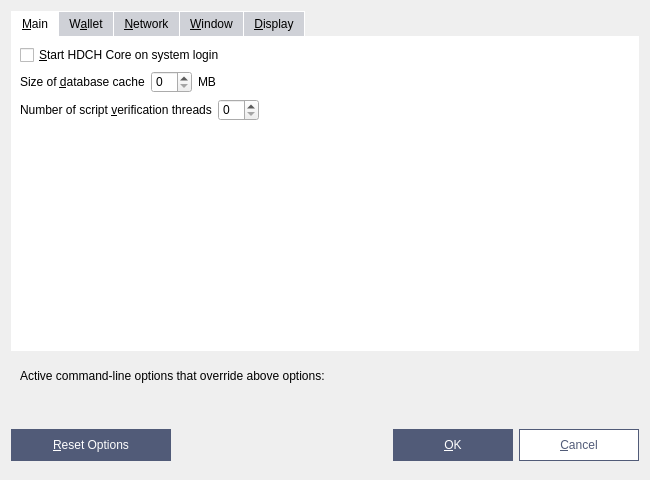
<?xml version="1.0" encoding="UTF-8"?>
<ui version="4.0">
 <class>OptionsDialog</class>
 <widget class="QDialog" name="OptionsDialog">
  <property name="geometry">
   <rect>
    <x>0</x>
    <y>0</y>
    <width>650</width>
    <height>480</height>
   </rect>
  </property>
  <property name="windowTitle">
   <string>Options</string>
  </property>
  <property name="styleSheet">
   <string notr="true">QPushButton:focus {
border:none;
outline:none;
}

QPushButton{
border:1px solid #515B78;
background-color:#fff;
color:#515B78;
text-align: center;
}

QLineEdit:focus{
border:none;
outline:none;
border:1px solid #515B78;
}
QTabWidget::pane {
    border:none;
    background: white;
}

QTabWidget::tab-bar:top {
    top: 0px;
}

QTabWidget::tab-bar:bottom {
    bottom: 0px;
}

QTabWidget::tab-bar:left {
    right: 1px;
}

QTabWidget::tab-bar:right {
    left: 1px;
}

QTabBar::tab {
	border-top: 1px solid white;
    border-left: 1px solid white;
	 border-right: 1px solid white;
}

QTabBar::tab:selected {
    background: white;
}

QTabBar::tab:!selected {
    background: rgba(81,91,120,0.20);
}

QTabBar::tab:!selected:hover {
    background: #999;
}

QTabBar::tab:top:!selected {
    margin-top: 0px;
}

QTabBar::tab:bottom:!selected {
    margin-bottom: 0px;
}

QTabBar::tab:top, QTabBar::tab:bottom {
    min-width: 8ex;
    margin-right: -1px;
    padding: 5px 10px 5px 10px;
}

QTabBar::tab:top:selected {
    border-bottom-color: none;
}

QTabBar::tab:bottom:selected {
    border-top-color: none;
}

QTabBar::tab:top:last, QTabBar::tab:bottom:last,
QTabBar::tab:top:only-one, QTabBar::tab:bottom:only-one {
    margin-right: 0;
}

QTabBar::tab:left:!selected {
    margin-right: 3px;
}

QTabBar::tab:right:!selected {
    margin-left: 3px;
}

QTabBar::tab:left, QTabBar::tab:right {
    min-height: 8ex;
    margin-bottom: -1px;
    padding: 10px 5px 10px 5px;
}

QTabBar::tab:left:selected {
    border-left-color: none;
}

QTabBar::tab:right:selected {
    border-right-color: none;
}

QTabBar::tab:left:last, QTabBar::tab:right:last,
QTabBar::tab:left:only-one, QTabBar::tab:right:only-one {
    margin-bottom: 0;
}</string>
  </property>
  <property name="modal">
   <bool>true</bool>
  </property>
  <layout class="QVBoxLayout" name="verticalLayout">
   <item>
    <widget class="QTabWidget" name="tabWidget">
     <property name="styleSheet">
      <string notr="true"/>
     </property>
     <property name="currentIndex">
      <number>0</number>
     </property>
     <widget class="QWidget" name="tabMain">
      <attribute name="title">
       <string>&amp;Main</string>
      </attribute>
      <layout class="QVBoxLayout" name="verticalLayout_Main">
       <item>
        <widget class="QCheckBox" name="bitcoinAtStartup">
         <property name="toolTip">
          <string>Automatically start HDCH Core after logging in to the system.</string>
         </property>
         <property name="text">
          <string>&amp;Start HDCH Core on system login</string>
         </property>
        </widget>
       </item>
       <item>
        <layout class="QHBoxLayout" name="horizontalLayout_2_Main">
         <item>
          <widget class="QLabel" name="databaseCacheLabel">
           <property name="text">
            <string>Size of &amp;database cache</string>
           </property>
           <property name="textFormat">
            <enum>Qt::PlainText</enum>
           </property>
           <property name="buddy">
            <cstring>databaseCache</cstring>
           </property>
          </widget>
         </item>
         <item>
          <widget class="QSpinBox" name="databaseCache"/>
         </item>
         <item>
          <widget class="QLabel" name="databaseCacheUnitLabel">
           <property name="text">
            <string>MB</string>
           </property>
           <property name="textFormat">
            <enum>Qt::PlainText</enum>
           </property>
          </widget>
         </item>
         <item>
          <spacer name="horizontalSpacer_2_Main">
           <property name="orientation">
            <enum>Qt::Horizontal</enum>
           </property>
           <property name="sizeHint" stdset="0">
            <size>
             <width>40</width>
             <height>20</height>
            </size>
           </property>
          </spacer>
         </item>
        </layout>
       </item>
       <item>
        <layout class="QHBoxLayout" name="horizontalLayout_3_Main">
         <item>
          <widget class="QLabel" name="threadsScriptVerifLabel">
           <property name="text">
            <string>Number of script &amp;verification threads</string>
           </property>
           <property name="textFormat">
            <enum>Qt::PlainText</enum>
           </property>
           <property name="buddy">
            <cstring>threadsScriptVerif</cstring>
           </property>
          </widget>
         </item>
         <item>
          <widget class="QSpinBox" name="threadsScriptVerif">
           <property name="toolTip">
            <string>(0 = auto, &lt;0 = leave that many cores free)</string>
           </property>
          </widget>
         </item>
         <item>
          <spacer name="horizontalSpacer_3_Main">
           <property name="orientation">
            <enum>Qt::Horizontal</enum>
           </property>
           <property name="sizeHint" stdset="0">
            <size>
             <width>40</width>
             <height>20</height>
            </size>
           </property>
          </spacer>
         </item>
        </layout>
       </item>
       <item>
        <spacer name="verticalSpacer_Main">
         <property name="orientation">
          <enum>Qt::Vertical</enum>
         </property>
         <property name="sizeHint" stdset="0">
          <size>
           <width>20</width>
           <height>40</height>
          </size>
         </property>
        </spacer>
       </item>
      </layout>
     </widget>
     <widget class="QWidget" name="tabWallet">
      <attribute name="title">
       <string>W&amp;allet</string>
      </attribute>
      <layout class="QVBoxLayout" name="verticalLayout_Wallet">
       <item>
        <widget class="QGroupBox" name="groupBox">
         <property name="title">
          <string>Expert</string>
         </property>
         <layout class="QVBoxLayout" name="verticalLayout_2">
          <item>
           <widget class="QCheckBox" name="coinControlFeatures">
            <property name="toolTip">
             <string>Whether to show coin control features or not.</string>
            </property>
            <property name="text">
             <string>Enable coin &amp;control features</string>
            </property>
           </widget>
          </item>
          <item>
           <widget class="QCheckBox" name="showMasternodesTab">
            <property name="toolTip">
             <string>Show additional tab listing all your masternodes in first sub-tab&lt;br/&gt;and all masternodes on the network in second sub-tab.</string>
            </property>
            <property name="text">
             <string>Show Masternodes Tab</string>
            </property>
           </widget>
          </item>
          <item>
           <widget class="QCheckBox" name="showAdvancedPSUI">
            <property name="toolTip">
             <string>Show additional information and buttons for PrivateSend on overview screen.</string>
            </property>
            <property name="text">
             <string>Enable advanced PrivateSend interface</string>
            </property>
           </widget>
          </item>
          <item>
           <widget class="QCheckBox" name="lowKeysWarning">
            <property name="toolTip">
             <string>Show warning dialog when PrivateSend detects that wallet has very low number of keys left.</string>
            </property>
            <property name="text">
             <string>Warn if PrivateSend is running out of keys</string>
            </property>
           </widget>
          </item>
          <item>
           <widget class="QCheckBox" name="privateSendMultiSession">
            <property name="toolTip">
             <string>Whether to use experimental PrivateSend mode with multiple mixing sessions per block.&lt;br/&gt;Note: You must use this feature carefully.&lt;br/&gt;Make sure you always have recent wallet (auto)backup in a safe place!</string>
            </property>
            <property name="text">
             <string>Enable PrivateSend &amp;multi-session</string>
            </property>
           </widget>
          </item>
          <item>
           <widget class="QCheckBox" name="spendZeroConfChange">
            <property name="toolTip">
             <string>If you disable the spending of unconfirmed change, the change from a transaction&lt;br/&gt;cannot be used until that transaction has at least one confirmation.&lt;br/&gt;This also affects how your balance is computed.</string>
            </property>
            <property name="text">
             <string>&amp;Spend unconfirmed change</string>
            </property>
           </widget>
          </item>
         </layout>
        </widget>
       </item>
       <item>
        <layout class="QHBoxLayout" name="horizontalLayout_4_Wallet">
         <item>
          <widget class="QLabel" name="label">
           <property name="toolTip">
            <string>This setting determines the amount of individual masternodes that an input will be anonymized through.&lt;br/&gt;More rounds of anonymization gives a higher degree of privacy, but also costs more in fees.</string>
           </property>
          </widget>
         </item>
         <item>
          <widget class="QSpinBox" name="privateSendRounds">
           <property name="minimum">
            <number>2</number>
           </property>
           <property name="maximum">
            <number>8</number>
           </property>
           <property name="value">
            <number>4</number>
           </property>
          </widget>
         </item>
        </layout>
       </item>
       <item>
        <layout class="QHBoxLayout" name="horizontalLayout">
         <item>
          <widget class="QLabel" name="label_2">
           <property name="toolTip">
            <string>This amount acts as a threshold to turn off PrivateSend once it's reached.</string>
           </property>
           <property name="statusTip">
            <string notr="true"/>
           </property>
           <property name="whatsThis">
            <string notr="true"/>
           </property>
           <property name="accessibleName">
            <string notr="true"/>
           </property>
           <property name="accessibleDescription">
            <string notr="true"/>
           </property>
          </widget>
         </item>
         <item>
          <widget class="QSpinBox" name="privateSendAmount">
           <property name="minimum">
            <number>2</number>
           </property>
           <property name="maximum">
            <number>2000</number>
           </property>
           <property name="singleStep">
            <number>10</number>
           </property>
           <property name="value">
            <number>1000</number>
           </property>
          </widget>
         </item>
        </layout>
       </item>
       <item>
        <spacer name="verticalSpacer_Wallet">
         <property name="orientation">
          <enum>Qt::Vertical</enum>
         </property>
         <property name="sizeHint" stdset="0">
          <size>
           <width>20</width>
           <height>40</height>
          </size>
         </property>
        </spacer>
       </item>
      </layout>
     </widget>
     <widget class="QWidget" name="tabNetwork">
      <attribute name="title">
       <string>&amp;Network</string>
      </attribute>
      <layout class="QVBoxLayout" name="verticalLayout_Network">
       <item>
        <widget class="QCheckBox" name="mapPortUpnp">
         <property name="toolTip">
          <string>Automatically open the HDCH Core client port on the router. This only works when your router supports UPnP and it is enabled.</string>
         </property>
         <property name="text">
          <string>Map port using &amp;UPnP</string>
         </property>
        </widget>
       </item>
       <item>
        <widget class="QCheckBox" name="allowIncoming">
         <property name="toolTip">
          <string>Accept connections from outside</string>
         </property>
         <property name="text">
          <string>Allow incoming connections</string>
         </property>
        </widget>
       </item>
       <item>
        <widget class="QCheckBox" name="connectSocks">
         <property name="toolTip">
          <string>Connect to the HDCH network through a SOCKS5 proxy.</string>
         </property>
         <property name="text">
          <string>&amp;Connect through SOCKS5 proxy (default proxy):</string>
         </property>
        </widget>
       </item>
       <item>
        <layout class="QHBoxLayout" name="horizontalLayout_1_Network">
         <item>
          <widget class="QLabel" name="proxyIpLabel">
           <property name="text">
            <string>Proxy &amp;IP:</string>
           </property>
           <property name="textFormat">
            <enum>Qt::PlainText</enum>
           </property>
           <property name="buddy">
            <cstring>proxyIp</cstring>
           </property>
          </widget>
         </item>
         <item>
          <widget class="QValidatedLineEdit" name="proxyIp">
           <property name="minimumSize">
            <size>
             <width>140</width>
             <height>0</height>
            </size>
           </property>
           <property name="maximumSize">
            <size>
             <width>140</width>
             <height>16777215</height>
            </size>
           </property>
           <property name="toolTip">
            <string>IP address of the proxy (e.g. IPv4: 127.0.0.1 / IPv6: ::1)</string>
           </property>
          </widget>
         </item>
         <item>
          <widget class="QLabel" name="proxyPortLabel">
           <property name="text">
            <string>&amp;Port:</string>
           </property>
           <property name="textFormat">
            <enum>Qt::PlainText</enum>
           </property>
           <property name="buddy">
            <cstring>proxyPort</cstring>
           </property>
          </widget>
         </item>
         <item>
          <widget class="QLineEdit" name="proxyPort">
           <property name="minimumSize">
            <size>
             <width>55</width>
             <height>0</height>
            </size>
           </property>
           <property name="maximumSize">
            <size>
             <width>55</width>
             <height>16777215</height>
            </size>
           </property>
           <property name="toolTip">
            <string>Port of the proxy (e.g. 9050)</string>
           </property>
          </widget>
         </item>
         <item>
          <spacer name="horizontalSpacer_1_Network">
           <property name="orientation">
            <enum>Qt::Horizontal</enum>
           </property>
           <property name="sizeHint" stdset="0">
            <size>
             <width>40</width>
             <height>20</height>
            </size>
           </property>
          </spacer>
         </item>
        </layout>
       </item>
       <item>
        <layout class="QHBoxLayout" name="horizontalLayout_2_Network">
         <item>
          <widget class="QLabel" name="proxyActiveNets">
           <property name="text">
            <string>Used for reaching peers via:</string>
           </property>
           <property name="textFormat">
            <enum>Qt::PlainText</enum>
           </property>
          </widget>
         </item>
         <item>
          <widget class="QCheckBox" name="proxyReachIPv4">
           <property name="enabled">
            <bool>false</bool>
           </property>
           <property name="toolTip">
            <string>Shows, if the supplied default SOCKS5 proxy is used to reach peers via this network type.</string>
           </property>
           <property name="text">
            <string/>
           </property>
          </widget>
         </item>
         <item>
          <widget class="QLabel" name="proxyReachIPv4Label">
           <property name="text">
            <string>IPv4</string>
           </property>
           <property name="textFormat">
            <enum>Qt::PlainText</enum>
           </property>
          </widget>
         </item>
         <item>
          <widget class="QCheckBox" name="proxyReachIPv6">
           <property name="enabled">
            <bool>false</bool>
           </property>
           <property name="toolTip">
            <string>Shows, if the supplied default SOCKS5 proxy is used to reach peers via this network type.</string>
           </property>
           <property name="text">
            <string/>
           </property>
          </widget>
         </item>
         <item>
          <widget class="QLabel" name="proxyReachIPv6Label">
           <property name="text">
            <string>IPv6</string>
           </property>
           <property name="textFormat">
            <enum>Qt::PlainText</enum>
           </property>
          </widget>
         </item>
         <item>
          <widget class="QCheckBox" name="proxyReachTor">
           <property name="enabled">
            <bool>false</bool>
           </property>
           <property name="toolTip">
            <string>Shows, if the supplied default SOCKS5 proxy is used to reach peers via this network type.</string>
           </property>
           <property name="text">
            <string/>
           </property>
          </widget>
         </item>
         <item>
          <widget class="QLabel" name="proxyReachTorLabel">
           <property name="text">
            <string>Tor</string>
           </property>
           <property name="textFormat">
            <enum>Qt::PlainText</enum>
           </property>
          </widget>
         </item>
         <item>
          <spacer name="horizontalSpacer_2_Network">
           <property name="orientation">
            <enum>Qt::Horizontal</enum>
           </property>
           <property name="sizeHint" stdset="0">
            <size>
             <width>40</width>
             <height>20</height>
            </size>
           </property>
          </spacer>
         </item>
        </layout>
       </item>
       <item>
        <widget class="QCheckBox" name="connectSocksTor">
<!--          <property name="toolTip">
          <string>Connect to the Bitcoin network through a separate SOCKS5 proxy for Tor hidden services.</string>
         </property> -->
         <property name="text">
          <string>Use separate SOCKS5 proxy to reach peers via Tor hidden services:</string>
         </property>
        </widget>
       </item>
       <item>
        <layout class="QHBoxLayout" name="horizontalLayout_3_Network">
         <item>
          <widget class="QLabel" name="proxyIpTorLabel">
           <property name="text">
            <string>Proxy &amp;IP:</string>
           </property>
           <property name="textFormat">
            <enum>Qt::PlainText</enum>
           </property>
           <property name="buddy">
            <cstring>proxyIpTor</cstring>
           </property>
          </widget>
         </item>
         <item>
          <widget class="QValidatedLineEdit" name="proxyIpTor">
           <property name="minimumSize">
            <size>
             <width>140</width>
             <height>0</height>
            </size>
           </property>
           <property name="maximumSize">
            <size>
             <width>140</width>
             <height>16777215</height>
            </size>
           </property>
           <property name="toolTip">
            <string>IP address of the proxy (e.g. IPv4: 127.0.0.1 / IPv6: ::1)</string>
           </property>
          </widget>
         </item>
         <item>
          <widget class="QLabel" name="proxyPortTorLabel">
           <property name="text">
            <string>&amp;Port:</string>
           </property>
           <property name="textFormat">
            <enum>Qt::PlainText</enum>
           </property>
           <property name="buddy">
            <cstring>proxyPortTor</cstring>
           </property>
          </widget>
         </item>
         <item>
          <widget class="QLineEdit" name="proxyPortTor">
           <property name="minimumSize">
            <size>
             <width>55</width>
             <height>0</height>
            </size>
           </property>
           <property name="maximumSize">
            <size>
             <width>55</width>
             <height>16777215</height>
            </size>
           </property>
           <property name="toolTip">
            <string>Port of the proxy (e.g. 9050)</string>
           </property>
          </widget>
         </item>
         <item>
          <spacer name="horizontalSpacer_4_Network">
           <property name="orientation">
            <enum>Qt::Horizontal</enum>
           </property>
           <property name="sizeHint" stdset="0">
            <size>
             <width>40</width>
             <height>20</height>
            </size>
           </property>
          </spacer>
         </item>
        </layout>
       </item>
       <item>
        <spacer name="verticalSpacer_Network">
         <property name="orientation">
          <enum>Qt::Vertical</enum>
         </property>
         <property name="sizeHint" stdset="0">
          <size>
           <width>20</width>
           <height>40</height>
          </size>
         </property>
        </spacer>
       </item>
      </layout>
     </widget>
     <widget class="QWidget" name="tabWindow">
      <attribute name="title">
       <string>&amp;Window</string>
      </attribute>
      <layout class="QVBoxLayout" name="verticalLayout_Window">
       <item>
        <widget class="QCheckBox" name="minimizeToTray">
         <property name="toolTip">
          <string>Show only a tray icon after minimizing the window.</string>
         </property>
         <property name="text">
          <string>&amp;Minimize to the tray instead of the taskbar</string>
         </property>
        </widget>
       </item>
       <item>
        <widget class="QCheckBox" name="minimizeOnClose">
         <property name="toolTip">
          <string>Minimize instead of exit the application when the window is closed. When this option is enabled, the application will be closed only after selecting Exit in the menu.</string>
         </property>
         <property name="text">
          <string>M&amp;inimize on close</string>
         </property>
        </widget>
       </item>
       <item>
        <spacer name="verticalSpacer_Window">
         <property name="orientation">
          <enum>Qt::Vertical</enum>
         </property>
         <property name="sizeHint" stdset="0">
          <size>
           <width>20</width>
           <height>40</height>
          </size>
         </property>
        </spacer>
       </item>
      </layout>
     </widget>
     <widget class="QWidget" name="tabDisplay">
      <attribute name="title">
       <string>&amp;Display</string>
      </attribute>
      <layout class="QVBoxLayout" name="verticalLayout_Display">
       <item>
        <layout class="QHBoxLayout" name="horizontalLayout_1_Display">
         <item>
          <widget class="QLabel" name="langLabel">
           <property name="text">
            <string>User Interface &amp;language:</string>
           </property>
           <property name="textFormat">
            <enum>Qt::PlainText</enum>
           </property>
           <property name="buddy">
            <cstring>lang</cstring>
           </property>
          </widget>
         </item>
         <item>
          <widget class="QValueComboBox" name="lang">
           <property name="toolTip">
            <string>The user interface language can be set here. This setting will take effect after restarting HDCH Core.</string>
           </property>
          </widget>
         </item>
        </layout>
       </item>
       <item>
        <layout class="QHBoxLayout" name="horizontalLayout_4_Display" stretch="0,0">
         <item>
          <widget class="QLabel" name="themeLabel">
           <property name="text">
            <string>User Interface Theme:</string>
           </property>
          </widget>
         </item>
         <item>
          <widget class="QValueComboBox" name="theme"/>
         </item>
        </layout>
       </item>
       <item>
        <widget class="Line" name="line">
         <property name="orientation">
          <enum>Qt::Horizontal</enum>
         </property>
        </widget>
       </item>
       <item>
        <layout class="QHBoxLayout" name="horizontalLayout_2_Display">
         <item>
          <widget class="QLabel" name="unitLabel">
           <property name="text">
            <string>&amp;Unit to show amounts in:</string>
           </property>
           <property name="textFormat">
            <enum>Qt::PlainText</enum>
           </property>
           <property name="buddy">
            <cstring>unit</cstring>
           </property>
          </widget>
         </item>
         <item>
          <widget class="QValueComboBox" name="unit">
           <property name="toolTip">
            <string>Choose the default subdivision unit to show in the interface and when sending coins.</string>
           </property>
          </widget>
         </item>
        </layout>
       </item>
       <item>
        <layout class="QHBoxLayout" name="horizontalLayout_5_Display">
         <item>
          <widget class="QLabel" name="digitsLabel">
           <property name="text">
            <string>Decimal digits</string>
           </property>
          </widget>
         </item>
         <item>
          <widget class="QValueComboBox" name="digits"/>
         </item>
        </layout>
       </item>
       <item>
        <layout class="QHBoxLayout" name="horizontalLayout_3_Display">
         <item>
          <widget class="QLabel" name="thirdPartyTxUrlsLabel">
           <property name="toolTip">
            <string>Third party URLs (e.g. a block explorer) that appear in the transactions tab as context menu items.&lt;br/&gt;%s in the URL is replaced by transaction hash. Multiple URLs are separated by vertical bar |.</string>
           </property>
           <property name="text">
            <string>Third party transaction URLs</string>
           </property>
           <property name="buddy">
            <cstring>thirdPartyTxUrls</cstring>
           </property>
          </widget>
         </item>
         <item>
          <widget class="QLineEdit" name="thirdPartyTxUrls">
           <property name="toolTip">
            <string>Third party URLs (e.g. a block explorer) that appear in the transactions tab as context menu items.&lt;br/&gt;%s in the URL is replaced by transaction hash. Multiple URLs are separated by vertical bar |.</string>
           </property>
          </widget>
         </item>
        </layout>
       </item>
       <item>
        <spacer name="verticalSpacer">
         <property name="orientation">
          <enum>Qt::Vertical</enum>
         </property>
         <property name="sizeHint" stdset="0">
          <size>
           <width>20</width>
           <height>40</height>
          </size>
         </property>
        </spacer>
       </item>
      </layout>
     </widget>
    </widget>
   </item>
   <item>
    <widget class="QFrame" name="frame">
     <layout class="QVBoxLayout" name="verticalLayout_Bottom">
      <item>
       <layout class="QHBoxLayout" name="horizontalLayout_Bottom">
        <item>
         <widget class="QLabel" name="overriddenByCommandLineInfoLabel">
          <property name="text">
           <string>Active command-line options that override above options:</string>
          </property>
          <property name="textFormat">
           <enum>Qt::PlainText</enum>
          </property>
         </widget>
        </item>
        <item>
         <spacer name="horizontalSpacer_Bottom">
          <property name="orientation">
           <enum>Qt::Horizontal</enum>
          </property>
          <property name="sizeHint" stdset="0">
           <size>
            <width>40</width>
            <height>20</height>
           </size>
          </property>
         </spacer>
        </item>
       </layout>
      </item>
      <item>
       <widget class="QLabel" name="overriddenByCommandLineLabel">
        <property name="text">
         <string/>
        </property>
        <property name="textFormat">
         <enum>Qt::PlainText</enum>
        </property>
        <property name="wordWrap">
         <bool>true</bool>
        </property>
       </widget>
      </item>
     </layout>
    </widget>
   </item>
   <item>
    <layout class="QHBoxLayout" name="horizontalLayout_Buttons">
     <item>
      <widget class="QPushButton" name="resetButton">
       <property name="minimumSize">
        <size>
         <width>160</width>
         <height>32</height>
        </size>
       </property>
       <property name="toolTip">
        <string>Reset all client options to default.</string>
       </property>
       <property name="styleSheet">
        <string notr="true">background-color:#515B78;
color:#fff;</string>
       </property>
       <property name="text">
        <string>&amp;Reset Options</string>
       </property>
       <property name="autoDefault">
        <bool>false</bool>
       </property>
      </widget>
     </item>
     <item>
      <spacer name="horizontalSpacer_1">
       <property name="orientation">
        <enum>Qt::Horizontal</enum>
       </property>
       <property name="sizeHint" stdset="0">
        <size>
         <width>40</width>
         <height>48</height>
        </size>
       </property>
      </spacer>
     </item>
     <item>
      <widget class="QLabel" name="statusLabel">
       <property name="minimumSize">
        <size>
         <width>200</width>
         <height>0</height>
        </size>
       </property>
       <property name="font">
        <font>
         <weight>75</weight>
         <bold>true</bold>
        </font>
       </property>
       <property name="text">
        <string/>
       </property>
       <property name="textFormat">
        <enum>Qt::PlainText</enum>
       </property>
       <property name="wordWrap">
        <bool>true</bool>
       </property>
      </widget>
     </item>
     <item>
      <spacer name="horizontalSpacer_2">
       <property name="orientation">
        <enum>Qt::Horizontal</enum>
       </property>
       <property name="sizeHint" stdset="0">
        <size>
         <width>40</width>
         <height>48</height>
        </size>
       </property>
      </spacer>
     </item>
     <item>
      <widget class="QPushButton" name="okButton">
       <property name="minimumSize">
        <size>
         <width>120</width>
         <height>32</height>
        </size>
       </property>
       <property name="styleSheet">
        <string notr="true">background-color:#515B78;
color:#fff;</string>
       </property>
       <property name="text">
        <string>&amp;OK</string>
       </property>
       <property name="autoDefault">
        <bool>false</bool>
       </property>
       <property name="default">
        <bool>true</bool>
       </property>
      </widget>
     </item>
     <item>
      <widget class="QPushButton" name="cancelButton">
       <property name="minimumSize">
        <size>
         <width>120</width>
         <height>32</height>
        </size>
       </property>
       <property name="text">
        <string>&amp;Cancel</string>
       </property>
       <property name="autoDefault">
        <bool>false</bool>
       </property>
      </widget>
     </item>
    </layout>
   </item>
  </layout>
 </widget>
 <customwidgets>
  <customwidget>
   <class>QValidatedLineEdit</class>
   <extends>QLineEdit</extends>
   <header>qvalidatedlineedit.h</header>
  </customwidget>
  <customwidget>
   <class>QValueComboBox</class>
   <extends>QComboBox</extends>
   <header>qvaluecombobox.h</header>
  </customwidget>
 </customwidgets>
 <resources/>
 <connections/>
</ui>
